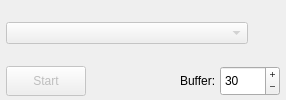
         <widget class="QFrame" name="frameStreaming">
          <property name="frameShape">
           <enum>QFrame::NoFrame</enum>
          </property>
          <property name="frameShadow">
           <enum>QFrame::Raised</enum>
          </property>
          <layout class="QVBoxLayout" name="verticalLayout_3">
           <property name="spacing">
            <number>4</number>
           </property>
           <property name="leftMargin">
            <number>6</number>
           </property>
           <property name="topMargin">
            <number>4</number>
           </property>
           <property name="rightMargin">
            <number>6</number>
           </property>
           <property name="bottomMargin">
            <number>4</number>
           </property>
           <item>
            <widget class="QFrame" name="streamingFrameTop">
             <layout class="QHBoxLayout" name="horizontalLayout_7" stretch="1,0">
              <property name="leftMargin">
               <number>0</number>
              </property>
              <property name="topMargin">
               <number>0</number>
              </property>
              <property name="rightMargin">
               <number>0</number>
              </property>
              <property name="bottomMargin">
               <number>0</number>
              </property>
              <item>
               <widget class="QComboBox" name="comboStreaming">
                <property name="enabled">
                 <bool>false</bool>
                </property>
                <property name="minimumSize">
                 <size>
                  <width>0</width>
                  <height>22</height>
                 </size>
                </property>
                <property name="toolTip">
                 <string>&lt;html&gt;&lt;head/&gt;&lt;body&gt;&lt;p&gt;Select the streaming plugin.&lt;/p&gt;&lt;/body&gt;&lt;/html&gt;</string>
                </property>
                <property name="editable">
                 <bool>false</bool>
                </property>
               </widget>
              </item>
              <item>
               <widget class="QPushButton" name="buttonStreamingOptions">
                <property name="enabled">
                 <bool>true</bool>
                </property>
                <property name="minimumSize">
                 <size>
                  <width>26</width>
                  <height>26</height>
                 </size>
                </property>
                <property name="maximumSize">
                 <size>
                  <width>26</width>
                  <height>26</height>
                 </size>
                </property>
                <property name="toolTip">
                 <string>&lt;html&gt;&lt;head/&gt;&lt;body&gt;&lt;p&gt;Plugin specific options...&lt;/p&gt;&lt;/body&gt;&lt;/html&gt;</string>
                </property>
                <property name="text">
                 <string/>
                </property>
                <property name="icon">
                 <iconset resource="resource.qrc">
                  <normaloff>:/resources/svg/settings_cog.svg</normaloff>:/resources/svg/settings_cog.svg</iconset>
                </property>
                <property name="iconSize">
                 <size>
                  <width>16</width>
                  <height>16</height>
                 </size>
                </property>
                <property name="flat">
                 <bool>true</bool>
                </property>
               </widget>
              </item>
             </layout>
            </widget>
           </item>
           <item>
            <layout class="QHBoxLayout" name="horizontalLayout_8" stretch="0,0,0,0,1,0">
             <property name="spacing">
              <number>4</number>
             </property>
             <property name="leftMargin">
              <number>0</number>
             </property>
             <property name="rightMargin">
              <number>0</number>
             </property>
             <item>
              <widget class="QPushButton" name="buttonStreamingStart">
               <property name="enabled">
                <bool>false</bool>
               </property>
               <property name="sizePolicy">
                <sizepolicy hsizetype="Minimum" vsizetype="Minimum">
                 <horstretch>0</horstretch>
                 <verstretch>0</verstretch>
                </sizepolicy>
               </property>
               <property name="minimumSize">
                <size>
                 <width>60</width>
                 <height>30</height>
                </size>
               </property>
               <property name="maximumSize">
                <size>
                 <width>16777215</width>
                 <height>16777215</height>
                </size>
               </property>
               <property name="font">
                <font>
                 <pointsize>9</pointsize>
                </font>
               </property>
               <property name="focusPolicy">
                <enum>Qt::NoFocus</enum>
               </property>
               <property name="toolTip">
                <string>&lt;html&gt;&lt;head/&gt;&lt;body&gt;&lt;p&gt;Start/Stop the streaming plugin.&lt;/p&gt;&lt;/body&gt;&lt;/html&gt;</string>
               </property>
               <property name="text">
                <string>Start</string>
               </property>
               <property name="checkable">
                <bool>true</bool>
               </property>
              </widget>
             </item>
             <item>
              <widget class="QPushButton" name="buttonStreamingPause">
               <property name="enabled">
                <bool>false</bool>
               </property>
               <property name="minimumSize">
                <size>
                 <width>26</width>
                 <height>26</height>
                </size>
               </property>
               <property name="maximumSize">
                <size>
                 <width>26</width>
                 <height>26</height>
                </size>
               </property>
               <property name="font">
                <font>
                 <family>Ubuntu</family>
                 <stylestrategy>PreferAntialias</stylestrategy>
                </font>
               </property>
               <property name="focusPolicy">
                <enum>Qt::NoFocus</enum>
               </property>
               <property name="toolTip">
                <string>&lt;html&gt;&lt;head/&gt;&lt;body&gt;&lt;p&gt;Start/Stop streaming&lt;/p&gt;&lt;p&gt;( &lt;span style=&quot; font-weight:600;&quot;&gt;CTRL+Space &lt;/span&gt;)&lt;/p&gt;&lt;/body&gt;&lt;/html&gt;</string>
               </property>
               <property name="text">
                <string/>
               </property>
               <property name="icon">
                <iconset resource="resource.qrc">
                 <normaloff>:/resources/svg/pause.svg</normaloff>:/resources/svg/pause.svg</iconset>
               </property>
               <property name="iconSize">
                <size>
                 <width>27</width>
                 <height>22</height>
                </size>
               </property>
               <property name="checkable">
                <bool>true</bool>
               </property>
               <property name="flat">
                <bool>true</bool>
               </property>
              </widget>
             </item>
             <item>
              <widget class="QLabel" name="labelStreamingAnimation">
               <property name="minimumSize">
                <size>
                 <width>26</width>
                 <height>26</height>
                </size>
               </property>
               <property name="maximumSize">
                <size>
                 <width>26</width>
                 <height>26</height>
                </size>
               </property>
               <property name="toolTip">
                <string>&lt;html&gt;&lt;head/&gt;&lt;body&gt;&lt;p&gt;Blinks when new messages are being received&lt;/p&gt;&lt;/body&gt;&lt;/html&gt;</string>
               </property>
               <property name="text">
                <string/>
               </property>
              </widget>
             </item>
             <item>
              <widget class="QPushButton" name="buttonStreamingNotifications">
               <property name="enabled">
                <bool>false</bool>
               </property>
               <property name="minimumSize">
                <size>
                 <width>26</width>
                 <height>26</height>
                </size>
               </property>
               <property name="maximumSize">
                <size>
                 <width>26</width>
                 <height>26</height>
                </size>
               </property>
               <property name="focusPolicy">
                <enum>Qt::NoFocus</enum>
               </property>
               <property name="toolTip">
                <string>&lt;html&gt;&lt;head/&gt;&lt;body&gt;&lt;p&gt;View streaming alerts&lt;/p&gt;&lt;/body&gt;&lt;/html&gt;</string>
               </property>
               <property name="text">
                <string/>
               </property>
               <property name="icon">
                <iconset resource="resource.qrc">
                 <normaloff>:/resources/svg/alarm-bell.svg</normaloff>:/resources/svg/alarm-bell.svg</iconset>
               </property>
               <property name="iconSize">
                <size>
                 <width>27</width>
                 <height>22</height>
                </size>
               </property>
               <property name="checkable">
                <bool>false</bool>
               </property>
               <property name="flat">
                <bool>true</bool>
               </property>
              </widget>
             </item>
             <item>
              <widget class="QLabel" name="label_3">
               <property name="minimumSize">
                <size>
                 <width>0</width>
                 <height>30</height>
                </size>
               </property>
               <property name="maximumSize">
                <size>
                 <width>16777215</width>
                 <height>16777215</height>
                </size>
               </property>
               <property name="font">
                <font>
                 <family>Ubuntu</family>
                </font>
               </property>
               <property name="text">
                <string>Buffer:</string>
               </property>
              </widget>
             </item>
             <item>
              <widget class="QSpinBox" name="streamingSpinBox">
               <property name="minimumSize">
                <size>
                 <width>60</width>
                 <height>30</height>
                </size>
               </property>
               <property name="maximumSize">
                <size>
                 <width>16777215</width>
                 <height>16777215</height>
                </size>
               </property>
               <property name="focusPolicy">
                <enum>Qt::ClickFocus</enum>
               </property>
               <property name="toolTip">
                <string>&lt;html&gt;&lt;head/&gt;&lt;body&gt;&lt;p&gt;Size of the  Buffer (seconds) during streaming.&lt;/p&gt;&lt;/body&gt;&lt;/html&gt;</string>
               </property>
               <property name="buttonSymbols">
                <enum>QAbstractSpinBox::PlusMinus</enum>
               </property>
               <property name="accelerated">
                <bool>true</bool>
               </property>
               <property name="correctionMode">
                <enum>QAbstractSpinBox::CorrectToPreviousValue</enum>
               </property>
               <property name="suffix">
                <string/>
               </property>
               <property name="minimum">
                <number>5</number>
               </property>
               <property name="maximum">
                <number>999</number>
               </property>
               <property name="value">
                <number>30</number>
               </property>
              </widget>
             </item>
            </layout>
           </item>
          </layout>
         </widget>
